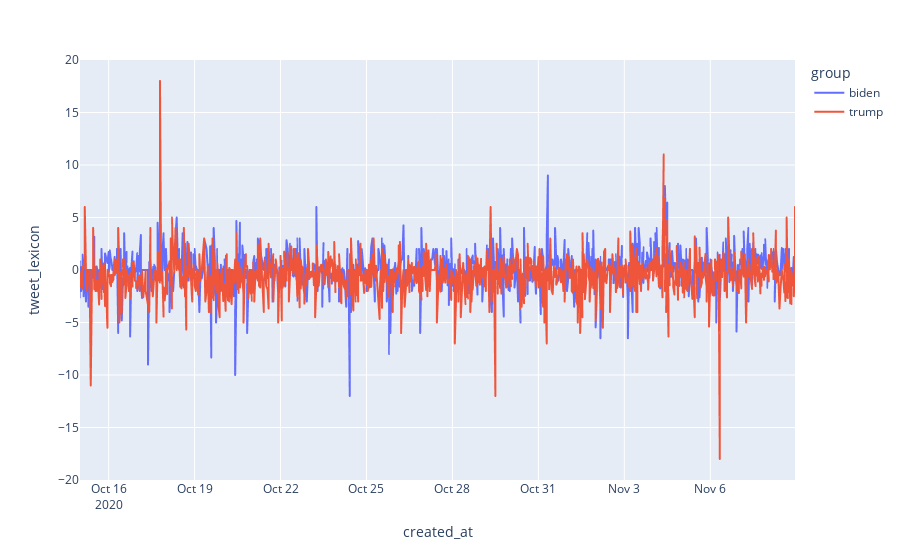

Notebook code for this chart:
### Code cell
fig = px.line(df, x= 'created_at'
                , y="tweet_lexicon"
                , color = 'group'
                )
fig.show()

### Figure 1 — Plotly figure (JSON) as saved in the notebook; plotly's stock layout.template omitted (floating-point values rounded to 4 significant figures; data arrays with more than 128 entries replaced by an {"elided": "..."} marker saying what was removed)
{"data": [{"hovertemplate": "group=biden<br>created_at=%{x}<br>tweet_lexicon=%{y}<extra></extra>", "legendgroup": "biden", "line": {"color": "#636efa", "dash": "solid"}, "marker": {"symbol": "circle"}, "mode": "lines", "name": "biden", "showlegend": true, "type": "scattergl", "x": {"elided": "1057 str values"}, "xaxis": "x", "y": {"elided": "1057 float values"}, "yaxis": "y"}, {"hovertemplate": "group=trump<br>created_at=%{x}<br>tweet_lexicon=%{y}<extra></extra>", "legendgroup": "trump", "line": {"color": "#EF553B", "dash": "solid"}, "marker": {"symbol": "circle"}, "mode": "lines", "name": "trump", "showlegend": true, "type": "scattergl", "x": {"elided": "1107 str values"}, "xaxis": "x", "y": {"elided": "1107 float values"}, "yaxis": "y"}], "layout": {"legend": {"title": {"text": "group"}, "tracegroupgap": 0}, "margin": {"t": 60}, "xaxis": {"anchor": "y", "domain": [0, 1], "title": {"text": "created_at"}}, "yaxis": {"anchor": "x", "domain": [0, 1], "title": {"text": "tweet_lexicon"}}}}
